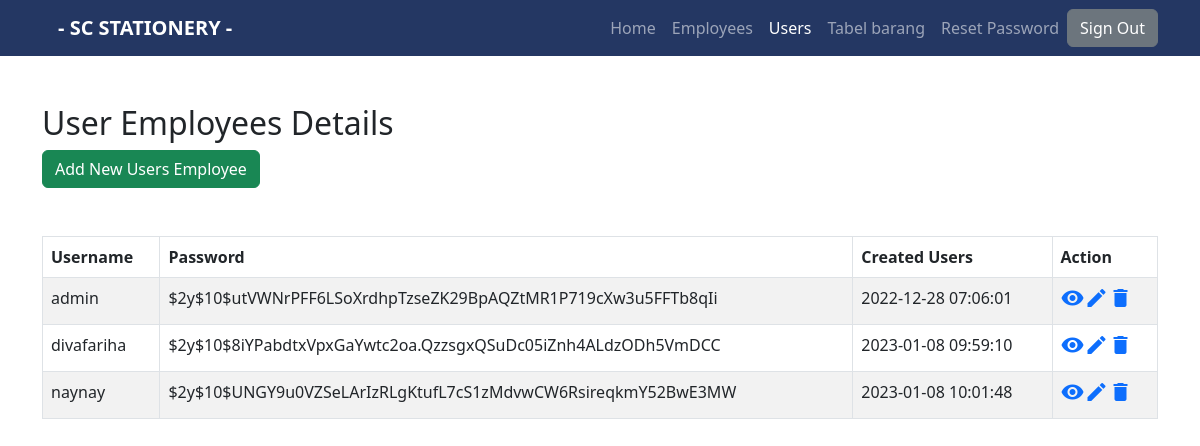
/users/usernya.php, run on the app's committed database.
### tables this page shows
CREATE TABLE `users` (
  `id` int(11) NOT NULL,
  `username` varchar(50) NOT NULL,
  `password` varchar(255) NOT NULL,
  `created_at` datetime DEFAULT current_timestamp()
);

### users/usernya.php (the view, shortened to what this page needs)
<!DOCTYPE html>
<html lang="en">
<head>
    <link rel="stylesheet" href="https://cdnjs.cloudflare.com/ajax/libs/bootstrap/5.2.3/css/bootstrap.rtl.css" />
</head>
<body>
    <nav class="navbar navbar-expand-lg navbar-dark " style ="background-color: #243763">
        <div class="container">
            <a class="navbar-brand" href="../home/welcome.php"><b>- SC STATIONERY -</b></a>
            <div class="collapse navbar-collapse" id="navbarSupportedContent">
                <ul class="navbar-nav me-auto mb-2 mb-lg-0">
                    <li class="nav-item">
                        <a class="nav-link" aria-current="page" href="../home/welcome.php">Home</a>
                    </li>
                    <li class="nav-item">
                        <a class="nav-link" href="../employees/index.php">Employees</a>
                    </li>
                    <li class="nav-item">
                        <a class="nav-link active" href="../users/usernya.php">Users</a>
                    </li>
                    <li class="nav-item">
                        <a class="nav-link" href="../tb_barang/index_barang.php">Tabel barang</a>
                    </li>
                    <li class="nav-item">
                        <a class="nav-link" href="../reset/reset-password.php">Reset Password</a>
                    </li>
                </ul>
                <div class="tombol">
                    <a href="../logout.php" class="btn btn-secondary">Sign Out</a>
                </div>
            </div>
        </div>
    </nav>
    <div class="wrapper">
        <div class="container">
            <div class="row">
                <div class="col-12">
                    <div class="page-header clearfix my-5">
                        <h2 class="pull-left">User Employees Details</h2>
                        <a href="createdusers.php" class="btn btn-success pull-right">Add New Users Employee</a>
                    </div>
                    <?php
                    require_once "../config/config.php";
                    $sql = "SELECT * FROM users";
                    if ($result = mysqli_query($link, $sql)) {
                        if (mysqli_num_rows($result) > 0) {
                            echo "<table class='table table-bordered table-striped'>";
                            echo "<thead>";
                            echo "<tr>";
                            echo "<th>Username</th>";
                            echo "<th>Password</th>";
                            echo "<th>Created Users</th>";
                            echo "<th>Action</th>";
                            echo "</tr>";
                            echo "</thead>";
                            echo "<tbody>";
                            while ($row = mysqli_fetch_array($result)) {
                                echo "<tr>";
                                echo "<td>" . $row['username'] . "</td>";
                                echo "<td>" . $row['password'] . "</td>";
                                echo "<td>" . $row['created_at'] . "</td>";
                                echo "<td>";
                                echo "<a href='readusers.php?id=" . $row['id'] . "' title='View Record' data-toggle='tooltip'><span class='material-icons'>visibility</span></a>";
                                echo "<a href='updateusers.php?id=" . $row['id'] . "' title='Update Record' data-toggle='tooltip'><span class='material-icons'>create</span></a>";
                                echo "<a href='deleteusers.php?id=" . $row['id'] . "' title='Delete Record' data-toggle='tooltip'><span class='material-icons'>delete</span></a>";
                                echo "</td>";
                                echo "</tr>";
                            }
                            echo "</tbody>";
                            echo "</table>";
                        } else {
                            echo "<p class='lead'><em>No records were found.</em></p>";
                        }
                    } else {
                        echo "ERROR: Could not able to execute $sql. " . mysqli_error($link);
                    }
                    ?>
                </div>
            </div>
        </div>
    </div>
</body>
</html>

### data on the page
users: username "admin", password "$2y$10$utVWNrPFF6LSoXrdhpTzseZK29BpAQZtMR1P719cXw3u5FFTb8qIi", created_at "2022-12-28 07:06:01"
users: username "divafariha", password "$2y$10$8iYPabdtxVpxGaYwtc2oa.QzzsgxQSuDc05iZnh4ALdzODh5VmDCC", created_at "2023-01-08 09:59:10"
users: username "naynay", password "$2y$10$UNGY9u0VZSeLArIzRLgKtufL7cS1zMdvwCW6RsireqkmY52BwE3MW", created_at "2023-01-08 10:01:48"
